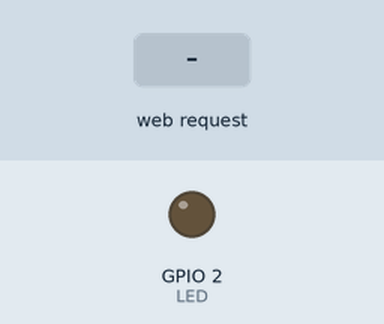
Recording of a sketch running on a simulated ESP32. Parts: output pins drawn as LEDs (lit = HIGH). The inputs (shaded band) are chosen by the test bench. What the sketch prints to the serial monitor is not drawn.

Above: at 1.2 s.
1.3 s: HTTP request GET /led/on received
At 2.2 s:
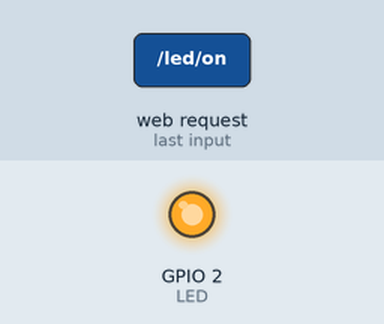
2.8 s: HTTP request GET /led/off received
At 3.4 s:
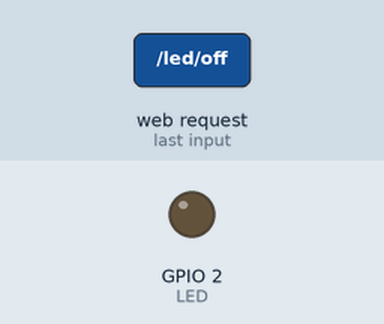
Timing chart, 0 to 5.8 s (numbered marks = the images above; inputs shaded):
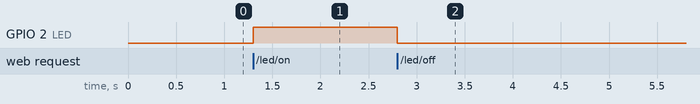

Measured:
- after the input at 1.3 s, GPIO 2 (LED): LOW → HIGH at once
- after the input at 2.8 s, GPIO 2 (LED): HIGH → LOW at once

The sketch:

main.ino
```cpp
#include <WiFi.h>
#include <WebServer.h>

const char* ap_ssid = "ESP32-Pulsera";
const char* ap_password = "12345678";

#define LED 2
WebServer server(80);

void handleOn() {
  digitalWrite(LED, HIGH);
  server.send(200, "text/plain", "LED encendido");
}

void handleOff() {
  digitalWrite(LED, LOW);
  server.send(200, "text/plain", "LED apagado");
}

void handleRoot() {
  server.send(200, "text/plain", "ESP32 AP funcionando");
}

void setup() {
  Serial.begin(115200);
  pinMode(LED, OUTPUT);

  WiFi.softAP(ap_ssid, ap_password);

  Serial.println("Punto de acceso iniciado");
  Serial.print("IP: ");
  Serial.println(WiFi.softAPIP());

  server.on("/", handleRoot);
  server.on("/led/on", handleOn);
  server.on("/led/off", handleOff);
  server.begin();
}

void loop() {
  server.handleClient();
}
```
